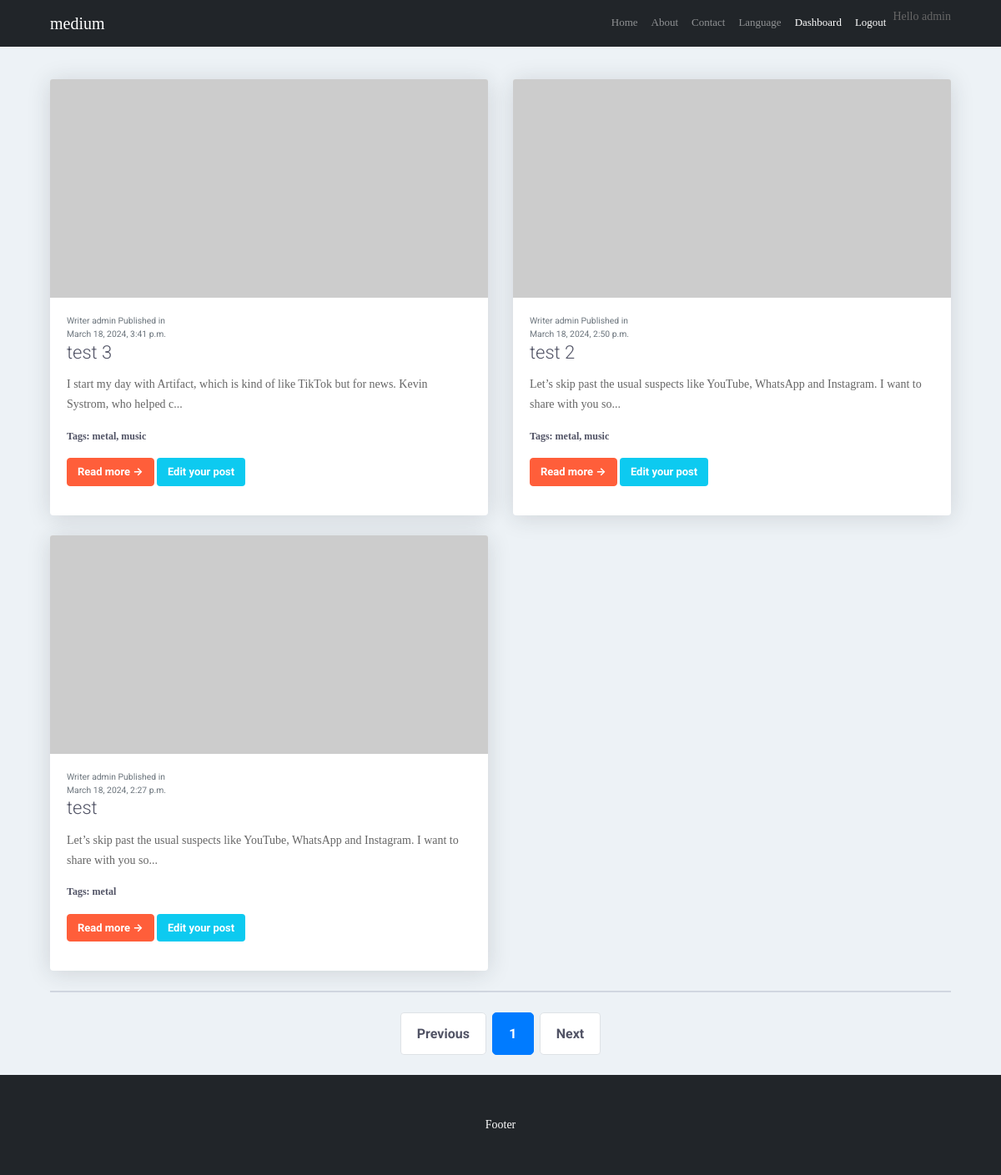
The page /en/posts/admin (signed in) on the database its author committed.
### bloghome/models.py (models this page shows, shortened)
class Post(models.Model):
	class Status(models.TextChoices):
		DRAFT = 'DF', 'Draft'
		PUBLISHED = 'PB', 'Published'
	title = models.CharField(max_length=264,)
	slug = models.SlugField(max_length=264,
									unique_for_date='publish')
	author = models.ForeignKey(settings.AUTH_USER_MODEL,
								on_delete=models.CASCADE,
								related_name='blog_posts')
	body = RichTextField(blank=True, null=True)
	image = models.ImageField(upload_to='Posts', blank=True, null=True)
	publish = models.DateTimeField(default=timezone.now)
	created = models.DateTimeField(auto_now_add=True)
	updated = models.DateTimeField(auto_now=True)
	status = models.CharField(max_length=2,
							choices=Status.choices,
							default=Status.DRAFT)
	objects = models.Manager()
	published = PublishedManager()
	tags = TaggableManager()
	class Meta:
		ordering = ['-publish']
		indexes = [
			models.Index(fields=['-publish']),
		]
	def get_absolute_url(self):
		return reverse('blog:post_detail',
							args=[self.publish.year,
									self.publish.month,
									self.publish.day,
									self.slug])

### bloghome/views.py (the view)
# urls.py: path('posts/<str:user_name>', views.published_posts, name='published_posts'),
@login_required
def published_posts(request, user_name):
	user = get_object_or_404(User,
								username=user_name)
	posts = Post.objects.filter(author=user)
	if not posts.exists():
		messages.error(request, "You don't have any posts yet.")
		return redirect('blog:create_post')
	paginator = Paginator(posts, 4)
	page_number = request.GET.get('page', 1)
	try:
		posts = paginator.page(page_number)
	except EmptyPage:
		posts = paginator.page(paginator.num_pages)
	except PageNotAnInteger:
		posts = paginator.page(1)
	context = {'user': user,
				'posts': posts,}
	return render(request, 'blog/user_list_post.html', context)

### bloghome/templatetags/minimize_text.py (called while the page is built)
@register.filter
def minimize_text(text, max_length=100):
	if len(text) <= max_length:
		return text
	else:
		return text[:max_length] + '...'

### bloghome/templates/blog/user_list_post.html (shortened to what this page needs)
{% extends 'base.html' %}
{% load minimize_text %}
{% load i18n %}
{% block content %}
<br><br>
<div class="container">
    <div class="row">
        <div class="col-lg-12">
            <div class="row">
                {% for post in posts %}
                <div class="col-lg-6">
                    <div class="card mb-4">
                        {% if post.image %}
                            <a href="{{ post.get_absolute_url }}"><img class="card-img-top" src="{{ post.image.url }}" alt="..." /></a>
                        {% else %}
                            <a href="{{ post.get_absolute_url }}"><img class="card-img-top" src="https://dummyimage.com/700x350/dee2e6/6c757d.jpg" alt="..." /></a>
                        {% endif %}
                        <div class="card-body">
                            <div class="small text-muted">{% trans 'Writer' %} {{ post.author.username }} {% trans 'Published in' %} <br> {{ post.publish }}</div>
                            <h2 class="card-title h4">{{ post.title }}</h2>
                            <p class="card-text">{{ post.body|minimize_text|safe }}</p>
                            <p class='tags'>{% trans 'Tags:' %} {{ post.tags.all|join:", " }}</P>
                            <a class="btn btn-primary" href="{{ post.get_absolute_url }}">{% trans 'Read more →' %}</a>
                            <a class="btn btn-info" href="{% url 'blog:edit_post' post_id=post.id %}">{% trans 'Edit your post' %}</a>
                        </div>
                    </div>
                </div>
                {% endfor %}
            </div>
            {% include "paginator.html" with page=posts %}
        </div>
    </div>
</div>
{% endblock content %}

### bloghome/templates/base.html (shortened to what this page needs)
{% load static %}
{% load i18n %}
<html lang="en">
  <head>
    <link rel="stylesheet" type="text/css" href="{% static 'Bootstrap/dist/css/bootstrap-reboot.css' %}">
    <link rel="stylesheet" type="text/css" href="{% static 'Bootstrap/dist/css/bootstrap.css' %}">
    <link rel="stylesheet" type="text/css" href="{% static 'Bootstrap/dist/css/bootstrap-grid.css' %}">
    <link rel="stylesheet" type="text/css" href="{% static 'css/main.min.css' %}">
    <link rel="stylesheet" type="text/css" href="{% static 'css/fonts.min.css' %}">
    <link href="https://cdn.jsdelivr.net/npm/bootstrap@5.3.3/dist/css/bootstrap.min.css" rel="stylesheet">
    <link href="https://cdn.jsdelivr.net/npm/bootstrap@5.0.1/dist/css/bootstrap.min.css" rel="stylesheet">
    <link href="{% static 'css/profile.css' %}" rel="stylesheet">
    <link href="{% static 'css/button.css' %}" rel="stylesheet">
    <link rel="stylesheet" type="text/css" href="{% static 'vendor/bootstrap/css/bootstrap.min.css' %}" />
    <link rel="stylesheet" type="text/css" href="{% static 'fonts/font-awesome-4.7.0/css/font-awesome.min.css' %}" />
    <link rel="stylesheet" type="text/css" href="{% static 'vendor/animate/animate.css' %}" />
    <link rel="stylesheet" type="text/css" href="{% static 'vendor/css-hamburgers/hamburgers.min.css' %}" />
    <link rel="stylesheet" type="text/css" href="{% static 'vendor/animsition/css/animsition.min.css' %}" />
    <link rel="stylesheet" type="text/css" href="{% static 'vendor/select2/select2.min.css' %}" />
    <link rel="stylesheet" type="text/css" href="{% static 'vendor/daterangepicker/daterangepicker.css' %}" />
    <link rel="stylesheet" type="text/css" href="{% static 'css/util.css' %}" />
    <link rel="stylesheet" type="text/css" href="{% static 'css/main.css' %}" />
    <link href="{% static 'css/blog.css' %}" rel="stylesheet" />
	<link rel="stylesheet" type="text/css" href="{% static 'Bootstrap/dist/css/bootstrap-reboot.css' %}">
	<link rel="stylesheet" type="text/css" href="{% static 'Bootstrap/dist/css/bootstrap.css' %}">
	<link rel="stylesheet" type="text/css" href="{% static 'Bootstrap/dist/css/bootstrap-grid.css' %}">
	<link rel="stylesheet" type="text/css" href="{% static 'css/main.min.css' %}">
	<link rel="stylesheet" type="text/css" href="{% static 'css/fonts.min.css' %}">
  </head>
  <body>
    <nav class="navbar navbar-expand-lg navbar-dark bg-dark">
      <div class="container">
        <a class="navbar-brand" href="{% url 'blog:post_list' %}">{% trans 'medium' %}</a>
        <div class="collapse navbar-collapse" id="navbarSupportedContent">
          <ul class="navbar-nav ms-auto mb-2 mb-lg-0">
            <li class="nav-item">
              <a class="nav-link" href="{% url 'blog:post_list' %}">{% trans 'Home' %}</a>
            </li>
            <li class="nav-item">
              <a class="nav-link" href="#!">{% trans 'About' %}</a>
            </li>
            <li class="nav-item">
              <a class="nav-link" href="#!">{% trans 'Contact' %}</a>
            </li>
            {% get_current_language as LANGUAGE_CODE %}
            {% get_available_languages as LANGUAGES %}
            {% get_language_info_list for LANGUAGES as languages %}
            <li class="nav-item dropdown">
              <a class="nav-link dropdown" href="#" role="button" data-bs-toggle="dropdown" aria-expanded="false">
                {% trans 'Language' %}
              </a>
            </li>
            {% if request.user.is_authenticated %}
              <li {% if section == "dashboard" %} class="nav-item" {% endif %}>
                <a class="nav-link active" aria-current="page" href='{% url "dashboard" %}'>{% trans 'Dashboard' %}</a>
              </li>
            {% endif %}
            {% if request.user.is_authenticated %}
              <a class="nav-link active" href="{% url "logout" %}">{% trans 'Logout' %}</a>
              <p>{% trans 'Hello' %} {{ request.user.first_name|default:request.user.username }}</p>
              {% else %}
              <a class="nav-link active" href="{% url "user_login" %}">{% trans 'Log-in' %}</a>
            {% endif %}
          </ul>
        </div>
      </div>
    </nav>
    {% block content %}
    {% endblock %}
    <footer class="py-5 bg-dark">
      <div class="container">
        <p class="m-0 text-center text-white">{% trans 'Footer' %}</p>
      </div>
    </footer>
  </body>
</html>

### account/static/css/profile.css (style rules this page uses)
body { background-color: #f9f9fa }
.card { border-radius: 5px; -webkit-box-shadow: 0 1px 20px 0 rgba(69,90,100,0.08); box-shadow: 0 1px 20px 0 rgba(69,90,100,0.08); border: none; margin-bottom: 30px; }
.text-muted { color: #919aa3 !important; }

### account/static/css/main.css (style rules this page uses)
* { margin: 0px; padding: 0px; box-sizing: border-box; }
body, html { height: 100%; font-family: Ubuntu-Regular, sans-serif; }
a { font-family: Ubuntu-Regular; font-size: 14px; line-height: 1.7; color: #666666; margin: 0px; transition: all 0.4s; -webkit-transition: all 0.4s; -o-transition: all 0.4s; -moz-transition: all 0.4s; }
h1, h2, h3, h4, h5, h6 { margin: 0px; }
p { font-family: Ubuntu-Regular; font-size: 14px; line-height: 1.7; color: #666666; margin: 0px; }
ul, li { margin: 0px; list-style-type: none; }
body { margin-top: 20px; background-color: #f2f6fc; color: #69707a; }
.card { box-shadow: 0 0.15rem 1.75rem 0 rgb(33 40 50 / 15%); }

### rows shown on the page
Post: author.username "admin", publish "March 18, 2024, 3:41 p.m.", title "test 3", body|minimize_text "I start my day with Artifact, which is kind of like TikTok but for news. Kevin Systrom, who helped c...", tags.all "metal, music"
Post: author.username "admin", publish "March 18, 2024, 2:50 p.m.", title "test 2", body|minimize_text "Let’s skip past the usual suspects like YouTube, WhatsApp and Instagram. I want to share with you so...", tags.all "metal, music"
Post: author.username "admin", publish "March 18, 2024, 2:27 p.m.", title "test", body|minimize_text "Let’s skip past the usual suspects like YouTube, WhatsApp and Instagram. I want to share with you so...", tags.all "metal"

### other values the page prints
{{ request.user.first_name|default:request.user.username }} "admin"
{{ num }} "1"
